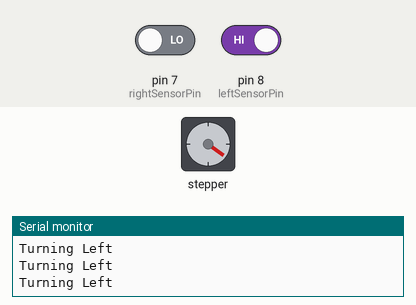
Bench run of a sketch on a simulated Arduino Uno, built with avr-gcc and run on an emulated ATmega328P. On the bench: stepper motor, the last lines printed to the serial monitor. Wiring (inferred from the names in the program): stepper motor driver (400 steps per turn assumed): step pin 13; direction pin 12; enable pin 5. The inputs (shaded band) are chosen by the test bench; at power-on: pin 7 (rightSensorPin) LOW, pin 8 (leftSensorPin) HIGH.

Above: at 2.8 s.
2.9 s: pin 7 (rightSensorPin) driven HIGH
At 3.4 s:
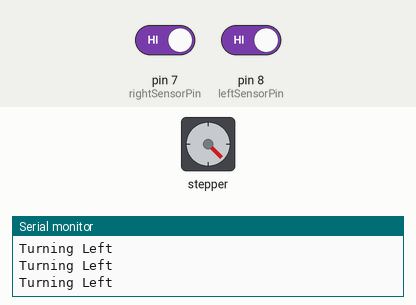
4.4 s: pin 8 (leftSensorPin) driven LOW
At 4.86 s:
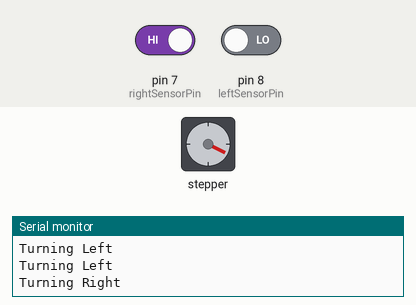
8.5 s: pin 8 (leftSensorPin) driven HIGH
At 9.6 s:
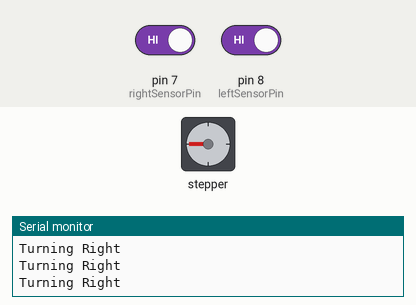
10.8 s: pin 8 (leftSensorPin) driven LOW
At 11.28 s:
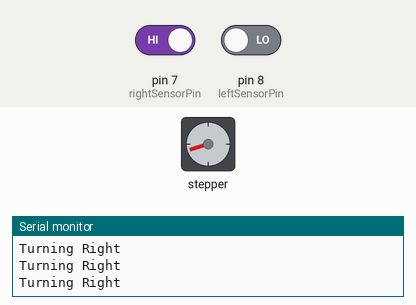
14.3 s: pin 7 (rightSensorPin) driven LOW
At 16.1 s:
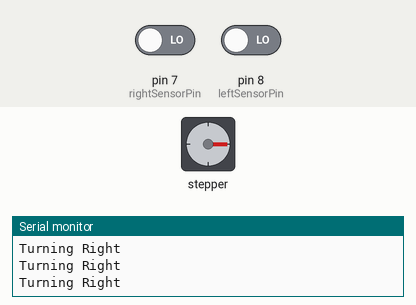
Timing chart, 0 to 16.8 s (numbered marks = the images above; inputs shaded):
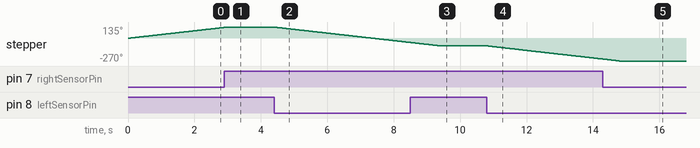

Measured:
- after the input at 2.9 s, stepper: goes on until 3.0 s, then stays 135°
- after the input at 4.4 s, stepper: keeps turning counter-clockwise at about 45°/s, starting at once
- after the input at 8.5 s, stepper: goes on until 9.4 s, then stays -90°
- after the input at 10.8 s, stepper: keeps turning counter-clockwise at about 45°/s, starting at once
- after the input at 14.3 s, stepper: goes on until 14.8 s, then stays -270°
- by itself, stepper: keeps turning clockwise at about 45°/s

The sketch:

SoundLocator.ino
```cpp
const int stepsPerRevolution = 400;
const int numberOfSteps = stepsPerRevolution/8;
const int dirPin=12;
const int stepPin=13;
const int rightSensorPin=7;
const int leftSensorPin=8;
const int enablePin=5 ;
boolean rightVal = 0;
boolean leftVal = 0;

void setup()
{
  pinMode(leftSensorPin, INPUT);
  pinMode(rightSensorPin, INPUT);
  pinMode (stepPin, OUTPUT);
  pinMode (dirPin, OUTPUT);
  pinMode (enablePin, OUTPUT);

  digitalWrite(enablePin, LOW);
  Serial.begin (9600);
}

void loop ()
{
  rightVal =digitalRead(rightSensorPin);
  leftVal =digitalRead(leftSensorPin);

   if (leftVal==LOW && rightVal==HIGH)
  {
    Serial.println("Turning Right");
    digitalWrite(dirPin,LOW);

    for(int steps = 0; steps < numberOfSteps; steps++)
    {
      digitalWrite(stepPin,HIGH);
      delayMicroseconds(10000);
      digitalWrite(stepPin, LOW);
      delayMicroseconds(10000);
    }
    delayMicroseconds(100000);
    rightVal = 0;
    leftVal = 0;
  }
  else if (leftVal==HIGH && rightVal==LOW)
  {
    Serial.println("Turning Left");
    digitalWrite(dirPin,HIGH);

    for(int steps = 0; steps < numberOfSteps; steps++)
    {
      digitalWrite(stepPin,HIGH);
      delayMicroseconds(10000);
      digitalWrite(stepPin, LOW);
      delayMicroseconds(10000);
    }
    delayMicroseconds(100000);
    rightVal = 0;
    leftVal = 0;
  }
  else
  {
    rightVal = 0;
    leftVal = 0;
  }
}
```
